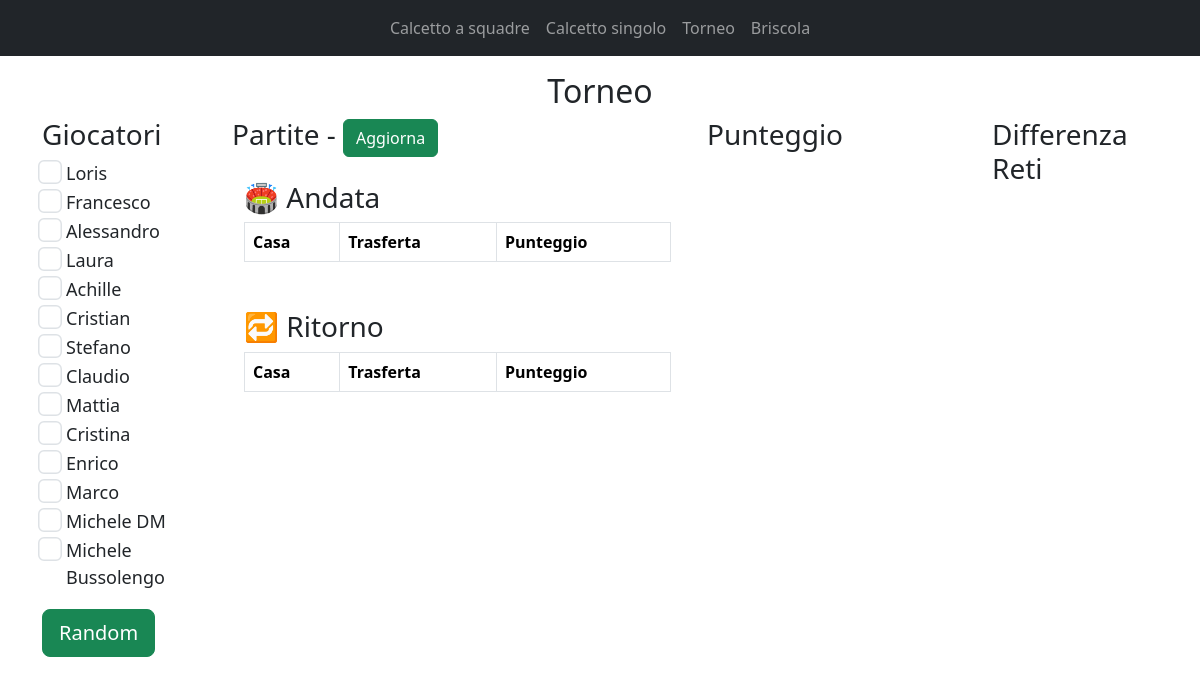
/calcetto/torneo/, run on an earlier commit of the app's database.
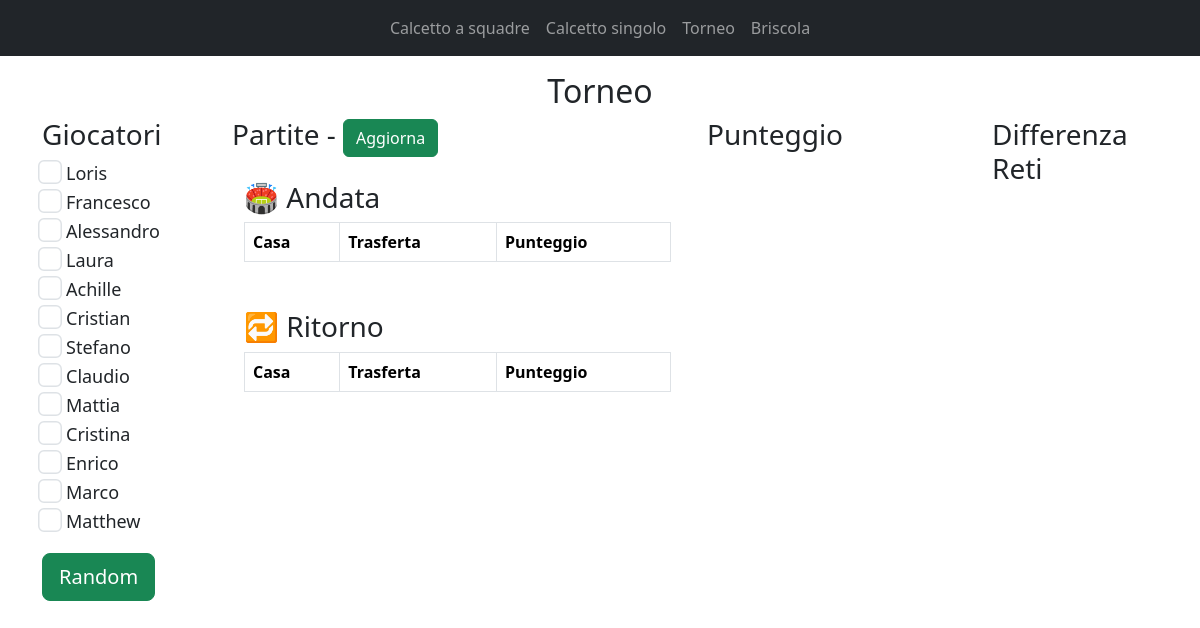
And on a later commit of the database.
### calcetto/models.py (models this page shows, shortened)
class Developer(models.Model):
  name = models.CharField(max_length=100)
  description = models.TextField(default="")
  total_match = models.IntegerField(default=0)
  win_match = models.IntegerField(default=0)
  image_url = models.CharField(max_length=500, default="")
  briscola_total_match = models.IntegerField(default=0)
  briscola_win_match = models.IntegerField(default=0)
  params = models.JSONField(default=dict, blank=True, null=True)
  total_match_singolo = models.IntegerField(default=0)
  win_match_singolo = models.IntegerField(default=0)
  slack_id = models.CharField(max_length=100, default="")

### calcetto/views.py (the view)
# urls.py: path('torneo/', Torneo.as_view(), name='torneo'),
class Torneo(APIView):
  def get(self, request):
    developers = Developer.objects.all()
    context = {"developers": developers}
    return render(request, "torneo.html", context=context)

### calcetto/templates/torneo.html (shortened to what this page needs)
<html lang="en">
<head>
  <link href="https://cdn.jsdelivr.net/npm/bootstrap@5.3.3/dist/css/bootstrap.min.css" rel="stylesheet"
>
</head>
<body>
  {% include "navbar.html" %}
  <h2 class="text-center mt-3">Torneo</h2>
  <div class="container">
    <div class="row">
      <div class="col-2">
        <h3>Giocatori</h3>
        {% for developer in developers %}
        <div class="form-check">
          <input class="form-check-input" type="checkbox" value="{{developer.id}}" name="randoms"
            style="transform: scale(1.5);">
          <label class="form-check-label" style="font-size: large;">
            {{developer.name}}
          </label>
        </div>
        {% endfor %}
        <button class="btn btn-lg btn-success mt-3" onclick="random()">Random</button>
      </div>
      <div class="col-5">
        <h3>Partite - <button class="btn btn-success">Aggiorna</button></h3>
        <div class="container mt-4">
          <h3>🏟️ Andata</h3>
          <table class="table table-bordered" id="table-andata">
            <thead>
              <tr>
                <th>Casa</th>
                <th>Trasferta</th>
                <th>Punteggio</th>
              </tr>
            </thead>
          </table>
          <h3 class="mt-5">🔁 Ritorno</h3>
          <table class="table table-bordered" id="table-ritorno">
            <thead>
              <tr>
                <th>Casa</th>
                <th>Trasferta</th>
                <th>Punteggio</th>
              </tr>
            </thead>
          </table>
        </div>
      </div>
      <div class="col-3">
        <h3>Punteggio</h3>
      </div>
      <div class="col-2">
        <h3>Differenza Reti</h3>
      </div>
    </div>
  </div>
</body>
</html>

What changed in the data, as far as the page shows it:
removed Developer: name "Michele Bussolengo"
changed Developer: name "Michele DM" → "Matthew"
